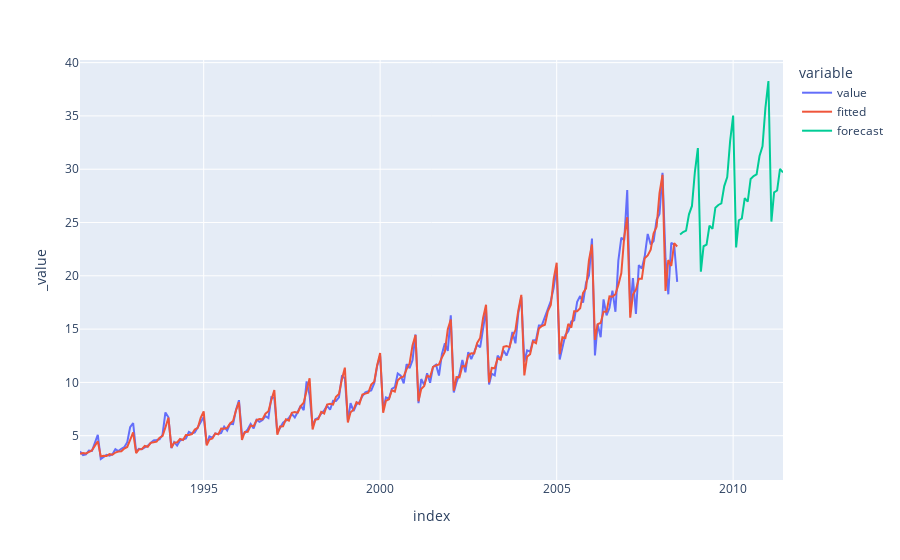

This figure's notebook cell:
### Code cell
from statsmodels.tsa.api import ExponentialSmoothing
from sklearn.preprocessing import MinMaxScaler
import plotly_express as px

dh = df.copy()

sc = MinMaxScaler(feature_range = (0.00001,1))
dh['scal'] = sc.fit_transform(dh)

model = ExponentialSmoothing(dh['scal'], trend='add',  seasonal='add', use_boxcox=True,
                           seasonal_periods=12)

dmodel = model.fit()

dh['fitted'] = sc.inverse_transform([dmodel.fittedvalues.tolist()])[0,:]
dhfc = pd.DataFrame(dmodel.forecast(36))
dhfc['forecast'] = sc.inverse_transform([dhfc.iloc[:,0].tolist()])[0,:]

result = pd.concat([df["value"], dh["fitted"], dhfc['forecast']], axis=1)

plot = px.line(result)
plot.show()

### Figure 1 — Plotly figure (JSON) as saved in the notebook; plotly's stock layout.template omitted (floating-point values rounded to 4 significant figures; data arrays with more than 128 entries replaced by an {"elided": "..."} marker saying what was removed)
{"data": [{"hovertemplate": "variable=value<br>index=%{x}<br>_value=%{y}<extra></extra>", "legendgroup": "value", "line": {"color": "#636efa", "dash": "solid"}, "marker": {"symbol": "circle"}, "mode": "lines", "name": "value", "orientation": "v", "showlegend": true, "type": "scatter", "x": {"elided": "240 str values"}, "xaxis": "x", "y": {"elided": "240 float values"}, "yaxis": "y"}, {"hovertemplate": "variable=fitted<br>index=%{x}<br>_value=%{y}<extra></extra>", "legendgroup": "fitted", "line": {"color": "#EF553B", "dash": "solid"}, "marker": {"symbol": "circle"}, "mode": "lines", "name": "fitted", "orientation": "v", "showlegend": true, "type": "scatter", "x": {"elided": "240 str values"}, "xaxis": "x", "y": {"elided": "240 float values"}, "yaxis": "y"}, {"hovertemplate": "variable=forecast<br>index=%{x}<br>_value=%{y}<extra></extra>", "legendgroup": "forecast", "line": {"color": "#00cc96", "dash": "solid"}, "marker": {"symbol": "circle"}, "mode": "lines", "name": "forecast", "orientation": "v", "showlegend": true, "type": "scatter", "x": {"elided": "240 str values"}, "xaxis": "x", "y": {"elided": "240 float values"}, "yaxis": "y"}], "layout": {"legend": {"title": {"text": "variable"}, "tracegroupgap": 0}, "margin": {"t": 60}, "xaxis": {"anchor": "y", "domain": [0, 1], "title": {"text": "index"}}, "yaxis": {"anchor": "x", "domain": [0, 1], "title": {"text": "_value"}}}}
